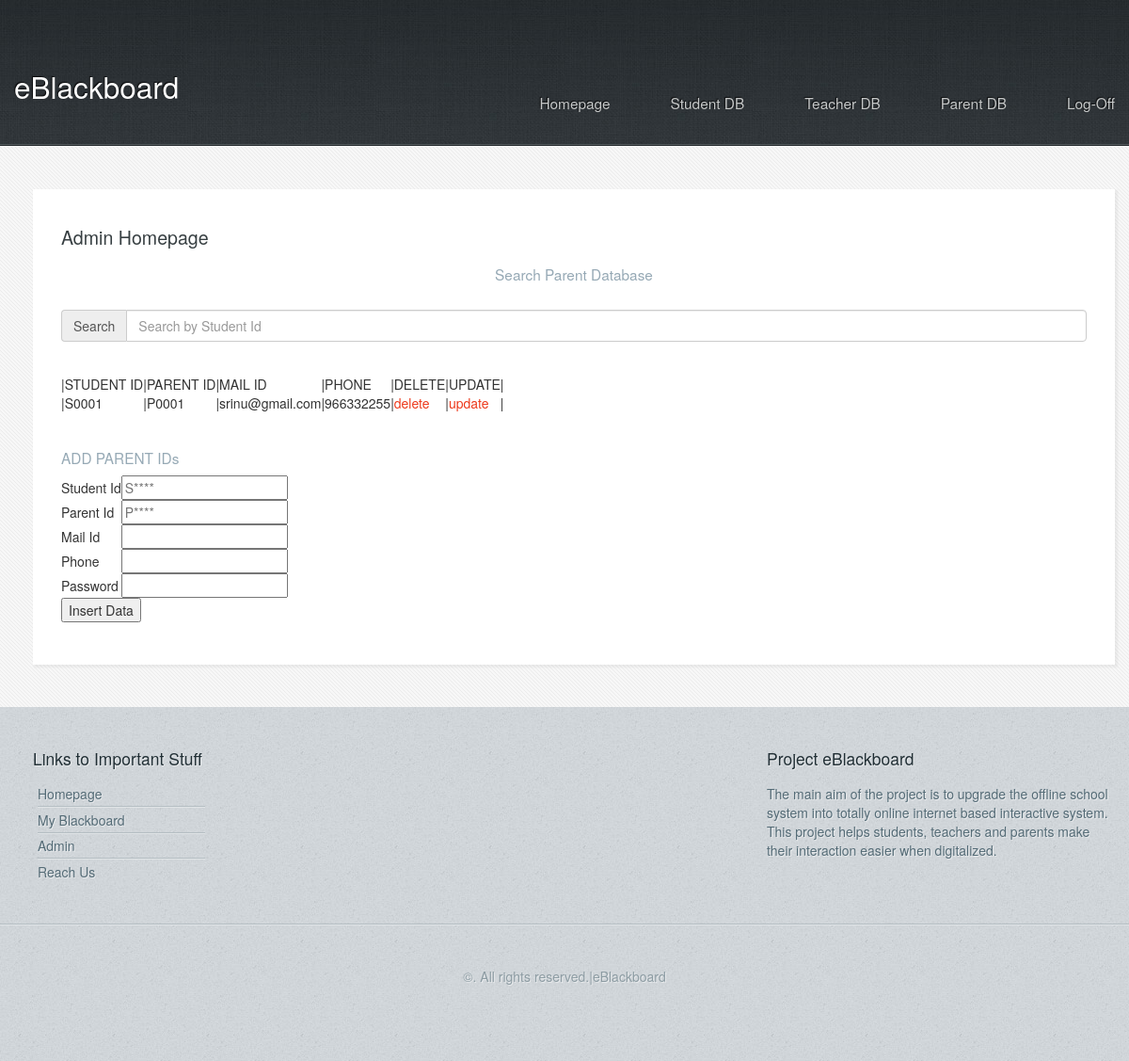
The app's page /Parentadmin.php with its own data.
### tables this page shows
CREATE TABLE `parent` (
  `parentid` varchar(5) NOT NULL,
  `studentid` varchar(5) NOT NULL,
  `mailid` varchar(30) DEFAULT NULL,
  `password` varchar(15) DEFAULT NULL,
  `phone` bigint(10) DEFAULT NULL
);

### functions.php (called while the page is built, shortened)
<?php
	function selectQuery($sql, $page)
	{
            include "connection.php";
		$result = mysqli_query($con, $sql);
            return($result);
	}
?>

### Parentadmin.php (the view, shortened to what this page needs)
<!DOCTYPE HTML>
<html>
	<head>
		<link rel="stylesheet" href="assets/css/main.css" />
	<link rel="stylesheet" href="https://maxcdn.bootstrapcdn.com/bootstrap/3.3.7/css/bootstrap.min.css">
	</head>
	<body class="subpage">
		<div id="page-wrapper">
				<div id="header-wrapper">
					<header id="header" class="container">
						<div class="row">
							<div class="12u">
									<h1><a href="#" id="logo">eBlackboard</a></h1>
									<nav id="nav">
										<a href="index.php">Homepage</a>
										<a href="afterlogin.php">Student DB</a>
										<a href="Teacheradmin.php">Teacher DB</a>
										<a href="Parentadmin.php">Parent DB</a>
										<a href="adminlogout.php">Log-Off</a>
									</nav>
							</div>
						</div>
					</header>
				</div>
				<div id="content-wrapper">
					<div id="content">
						<div class="container">
							<div class="row">
								<div class="12u">
								<section>
									<header>
										<h2>Admin Homepage</h2>
									</header>
									<div class="container1">
										<h3 align="center">Search Parent Database</h3><br />
										<div class="form-group">
											 <div class="input-group">
												  <span class="input-group-addon">Search</span>
												  <input type="text" name="search_text" id="search_text" placeholder="Search by Student Id" class="form-control" />
											 </div>
										</div>
										<br />
								   </div>
										<table border = "5pt">
										<?php
											echo "<tr>";
												echo "<th>  |  </th>";
												echo "<th>STUDENT ID</th>";
												echo "<th>  |  </th>";
												echo "<th>PARENT ID</th>";
												echo "<th>  |  </th>";
												echo "<th>MAIL ID</th>";
												echo "<th>  |  </th>";
												echo "<th>PHONE</th>";
												echo "<th>  |  </th>";
												echo "<th>DELETE</th>";
												echo "<th>  |  </th>";
												echo "<th>UPDATE</th>";
												echo "<th>  |  </th>";
											echo "</tr>";
											$query = "select * from parent";
											include "functions.php";
											$result = selectQuery($sql = $query, $page = "");
											while($row = mysqli_fetch_assoc($result)) {
											echo "<tr> ";
											echo "<td>  |  </td>";
											echo "<td> ".$row['studentid']." </td>";
											echo "<td>  |  </td>";
											echo "<td> ".$row['parentid']."</td>";
											echo "<td>  |  </td>";
											echo "<td> ".$row['mailid']." </td>";
											echo "<td>  |  </td>";
											echo "<td> ".$row['phone']."</td>";
											echo "<td>  |  </td>";
									echo "<td> <a href = 'deleteparent.php?id=".$row['studentid']."'>delete</a> </td>";
									echo "<td>  |  </td>";
									echo "<td> <a href = 'updateparent.php?id=".$row['studentid']."'>update</a> </td>";
									echo "<td>  |  </td>";
												echo "</tr>";
											}
										?>
										</table><br/>
										<h3>ADD PARENT IDs</h3>
										<form method="post" enctype="multipart/form-data" action = "addparent.php">
												<table border="1">
												<tr>
													<td>Student Id</td>
													<td><input type="text" name="studentid" placeholder="S****" required/></td>
												</tr>
												<tr>
													<Td>Parent Id</td>
													<td><input type="text" name="parentid" placeholder="P****" required/></td>
												</tr>
												<tr>
													<td>Mail Id</td>
													<td>
													<input type="email" name="mailid" required/></td>
												</tr>
												<tr>
													<td>Phone</td>
													<td><input type="text" pattern="[0-9]*" maxlength="10" name="phone" required/></td>
												</tr>
													<Td>Password</td>
													<td><input type="password" name="password" required/></td>
												<td colspan="2">
													<input type="submit" name="save" value="Insert Data"/>
													</td>
												</table>
											</form>
										</section>
								</div>
							</div>
						</div>
					</div>
				</div>
				<div id="footer-wrapper">
					<footer id="footer" class="container">
						<div class="row">
							<div class="8u 12u(mobile)">
									<section>
										<h2>Links to Important Stuff</h2>
										<div>
											<div class="row">
												<div class="3u 12u(mobile)">
													<ul class="link-list last-child">
														<li><a href="index.php">Homepage</a></li>
													<li><a href="myblackboard.php">My Blackboard</a></li>
													<li><a href="admin.php">Admin</a></li>
													<li><a href="reachus.php">Reach Us</a></li>
													</ul>
												</div>
											</div>
										</div>
									</section>
							</div>
							<div class="4u 12u(mobile)">
									<section>
										<h2>Project eBlackboard</h2>
										<p>
											The main aim of the project is to upgrade the offline school system into totally online internet based interactive system. This project helps students, teachers and parents make their interaction easier when digitalized.
										</p>
									</section>
							</div>
						</div>
					</footer>
				</div>
				<div id="copyright">
					&copy;. All rights reserved.|eBlackboard
				</div>
		</div>
	</body>
</html>

### records on screen
parent: studentid "S0001", parentid "P0001", mailid "srinu@gmail.com", phone "966332255"
